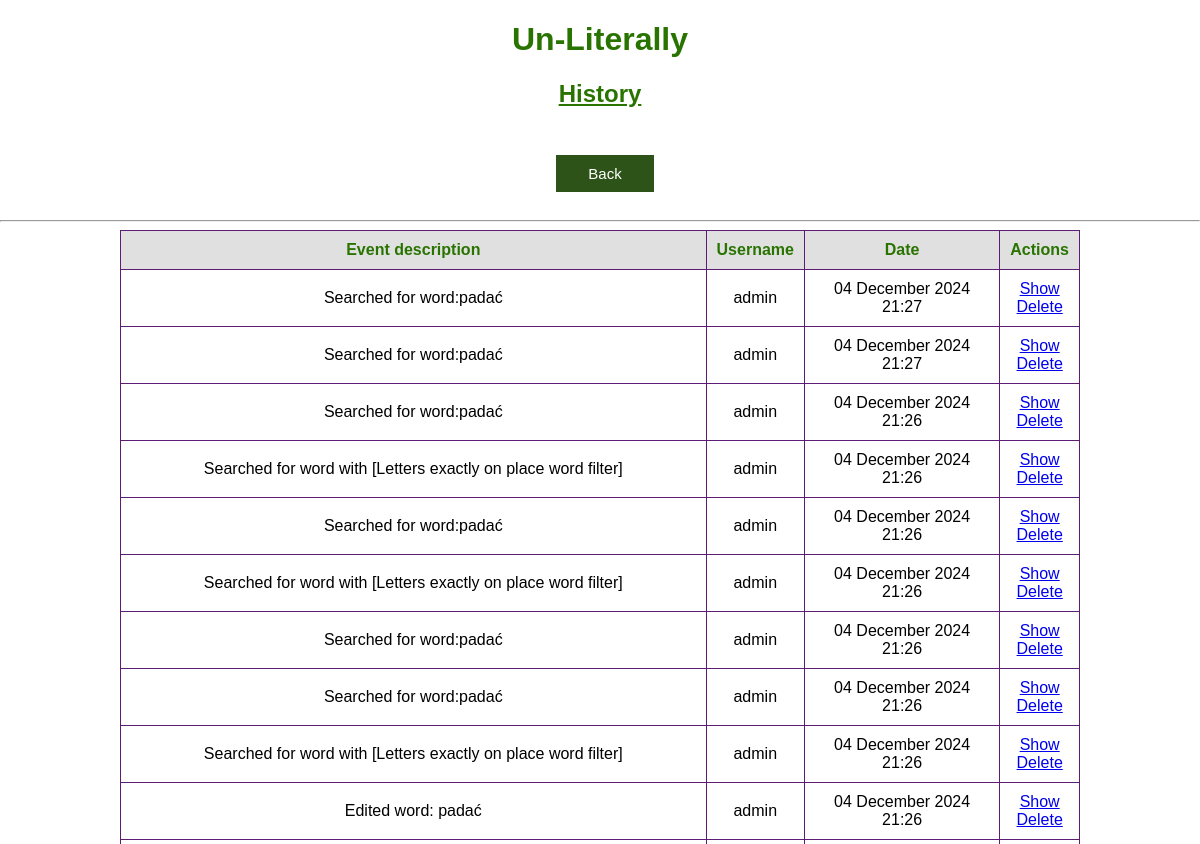
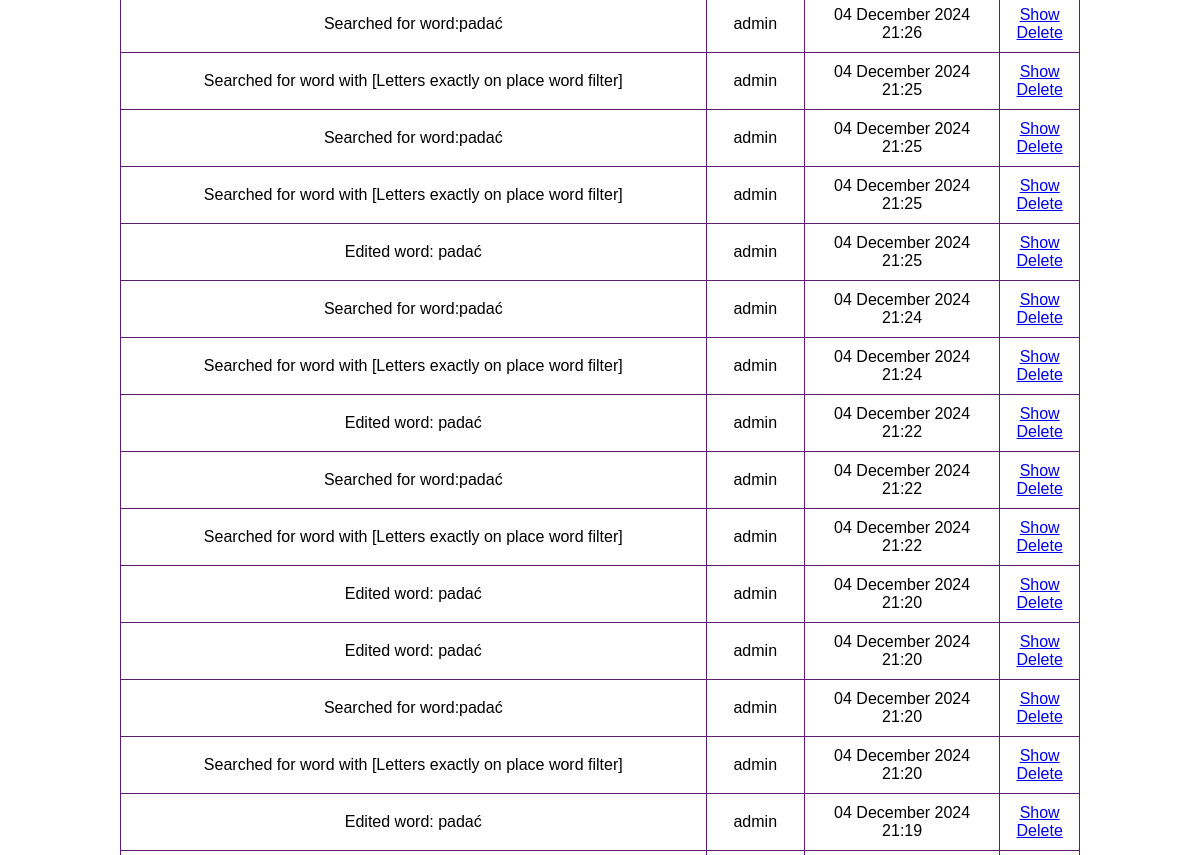
/history (signed in, upper part), run on an earlier commit of the app's database (2 pictures, top to bottom).
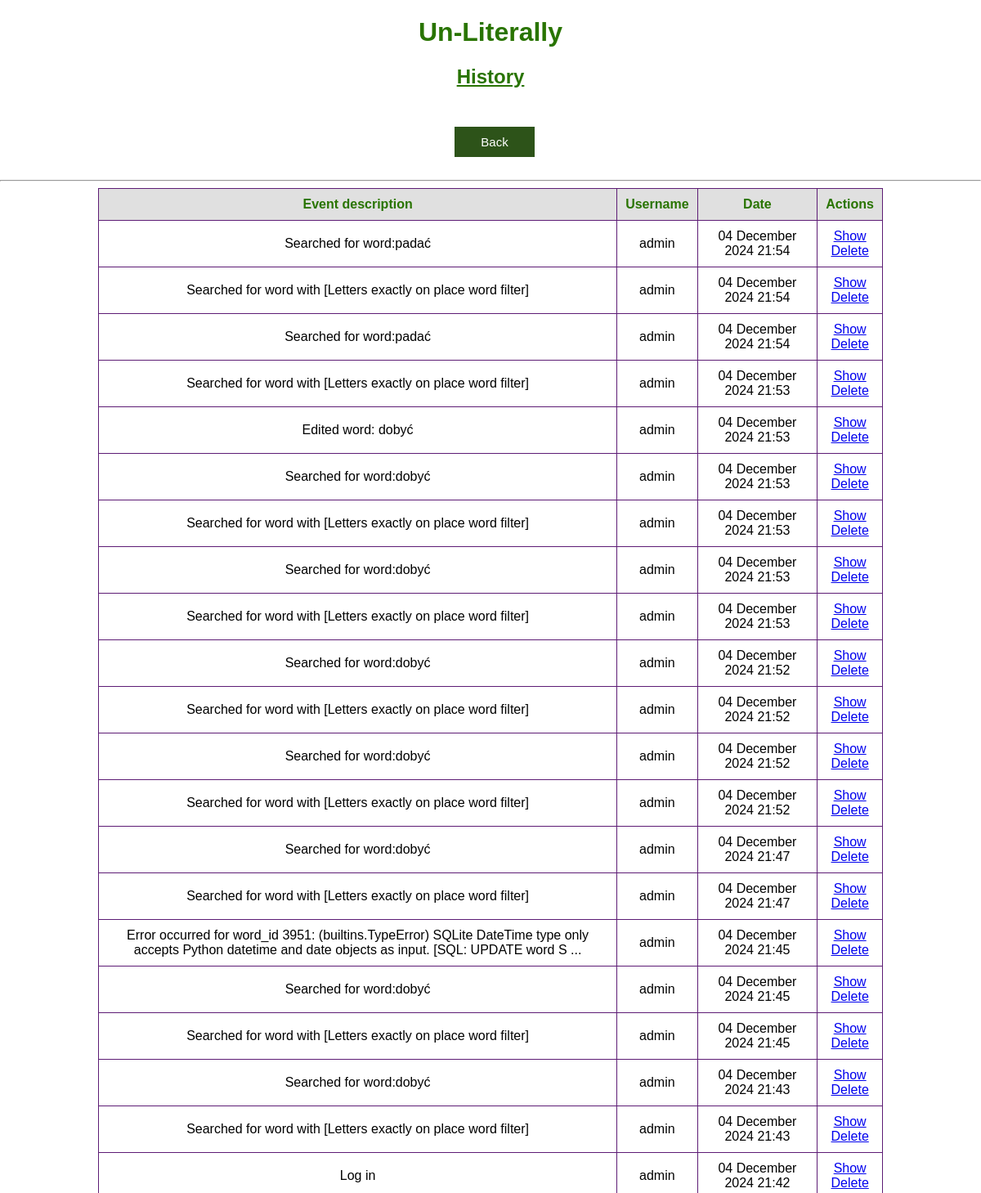
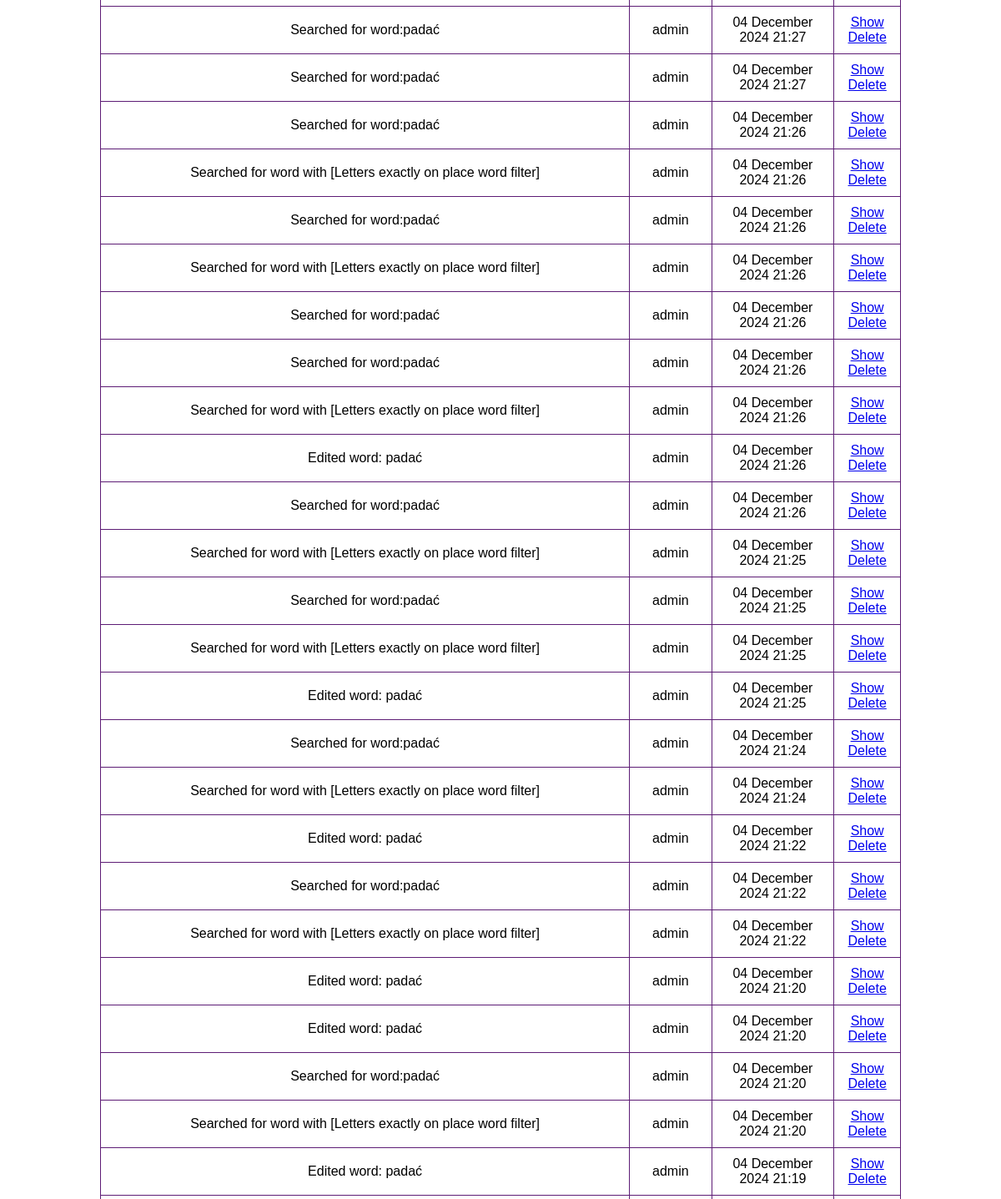
And on a later commit of the database (2 pictures, top to bottom).
### app.py (models this page shows)
class History(db.Model):
    id = db.Column(db.Integer, primary_key=True)
    date = db.Column(db.DateTime, default=datetime.utcnow)
    action = db.Column(db.String(5000), nullable=False)
    user = db.Column(db.String(50), nullable=False)

### app.py (the view)
@app.route('/history', methods=['GET'])
@login_required
def history():
    events = History.query.order_by(History.date.desc()).all()
    return render_template('history.html', events=events)

### app.py (called while the page is built)
@login_manager.user_loader
def load_user(user_id):
    return User.query.get(user_id)

### templates/history.html (shortened to what this page needs)
{% extends 'base.html' %}
{% block body %}
<div class="name">
    <h1 style="text-align: center; color: #297400; font-family: Arial; font-weight: bold;">Un-Literally</h1>
    <h2 style="text-align: center; color: #297400; text-decoration: underline; font-family: Arial; font-weight: bold;">History</h2>
</div>
<div>
    <div class="container_column">
        <button class="back_button" onclick="window.location='/menu'" style="margin-left: 10px;">Back</button>
    </div>
    <hr>
    <div class="container_row">
        {% if events|length < 1 %}
            <h4 style="text-align: center;">There is no history saved</h4>
        {% else %}
            <table>
                <tr>
                    <th>Event description</th>
                    <th>Username</th>
                    <th>Date</th>
                    <th>Actions</th>
                </tr>
                {% for event in events %}
                    <tr>
                        <td>{% if event.action|length > 150 %}
                            {{ event.action[:150] + ' ...' }}
                        {% else %}
                            {{ event.action }}
                        {% endif %}
                        </td>
                        <td>{{ event.user }}</td>
                        <td>{{ event.date.strftime("%d %B %Y %H:%M") }}</td>
                        <td>
                            <a href="/show/event_{{event.id}}">Show</a>
                            <br>
                            <a href="/delete/event_{{event.id}}">Delete</a>
                        </td>
                    </tr>
                {% endfor %}
            </table>
        {% endif %}
    </div>
</div>
{% endblock %}

### templates/base.html (shortened to what this page needs)
<!DOCTYPE html>
<html lang="en">
    <head>
        <link rel="stylesheet" href="{{ url_for('static', filename='css/main.css') }}">
    </head>
    <body>
        {% block body %}{% endblock %}
    </body>
</html>

### static/css/main.css (style rules this page uses)
body, html { margin: 0; font-family: sans-serif; background-color: #FFFFFF; }
.name { margin: 0 auto; width: 400px; }
table { border-collapse: collapse; width: 80%; margin: auto; border: 1px solid #5d1c75; }
th, td { padding: 10px; text-align: center; border: 1px solid #5d1c75; }
th { background-color: #e0e0e0; color: #297400; }
.back_button { background-color: #2d5319; border: none; color: white; padding: 10px 32px; text-align: center; text-decoration: none; display: inline-block; font-size: 15px; margin: 7px 0px 0px 0px; cursor: pointer; }
.container_column { display: flex; flex-direction: column; align-items: center; padding: 20px; margin: auto; max-width: 1000px; width: 90%; box-sizing: border-box; }
.container_row { display: flex; justify-content: center; align-items: center; width: 100%; margin: auto; }
button { padding: 10px 20px; font-size: 16px; border: none; cursor: pointer; transition: background-color 0.3s; }
button, input[type="submit"] { padding: 15px 40px; font-size: 18px; border: none; cursor: pointer; transition: background-color 0.3s; }

What changed in the data, as far as the page shows it:
added History: action "Searched for word:padać", user "admin", date "04 December 2024 21:54"
added History: action "Searched for word with [Letters exactly on place word filter]", user "admin", date "04 December 2024 21:54"
added History: action "Searched for word:padać", user "admin", date "04 December 2024 21:54"
added History: action "Searched for word with [Letters exactly on place word filter]", user "admin", date "04 December 2024 21:53"
added History: action "Edited word: dobyć", user "admin", date "04 December 2024 21:53"
added History: action "Searched for word:dobyć", user "admin", date "04 December 2024 21:53"
added History: action "Searched for word with [Letters exactly on place word filter]", user "admin", date "04 December 2024 21:53"
added History: action "Searched for word:dobyć", user "admin", date "04 December 2024 21:53"
added History: action "Searched for word with [Letters exactly on place word filter]", user "admin", date "04 December 2024 21:53"
added History: action "Searched for word:dobyć", user "admin", date "04 December 2024 21:52"
added History: action "Searched for word with [Letters exactly on place word filter]", user "admin", date "04 December 2024 21:52"
added History: action "Searched for word:dobyć", user "admin", date "04 December 2024 21:52"
added History: action "Searched for word with [Letters exactly on place word filter]", user "admin", date "04 December 2024 21:52"
added History: action "Searched for word:dobyć", user "admin", date "04 December 2024 21:47"
added History: action "Searched for word with [Letters exactly on place word filter]", user "admin", date "04 December 2024 21:47"
added History: action "Error occurred for word_id 3951: (builtins.TypeError) SQLite DateTime type only accepts Python datetime and date objects as input. [SQL: UPDATE word S ...", user "admin", date "04 December 2024 21:45"
added History: action "Searched for word:dobyć", user "admin", date "04 December 2024 21:45"
added History: action "Searched for word with [Letters exactly on place word filter]", user "admin", date "04 December 2024 21:45"
added History: action "Searched for word:dobyć", user "admin", date "04 December 2024 21:43"
added History: action "Searched for word with [Letters exactly on place word filter]", user "admin", date "04 December 2024 21:43"
added History: action "Log in", user "admin", date "04 December 2024 21:42"
